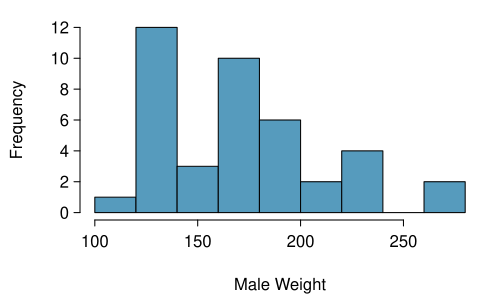

R code for this plot:
library(Hmisc)
brfss <- sasxport.get("~/Dropbox/THESIS/R scripts/brfss/CDBRFS00.XPT")
data(COL)

#create df of only columns we like
brfss.data<-cbind(brfss$x.state,brfss$age,brfss$weight,brfss$wtdesire,brfss$height,brfss$htf, brfss$hti,brfss$sex)
colnames(brfss.data)<-c("x.state","age","weight", "wtdesire", "height", "htf", "hti", "sex")
brfss.data<-as.data.frame(brfss.data)

#eliminate missing data 
brfss.df<-brfss.data[brfss.data$weight != 777 & brfss.data$weight != 999 & brfss.data$wtdesire != 777
                     & brfss.data$wtdesire != 999 & brfss.data$height!= 777 & brfss.data$height != 999 
                     & brfss.data$htf != 7 & brfss.data$htf != 9 & brfss.data$hti != 77 & brfss.data$hti != 99,]
brfss.df<-brfss.df[complete.cases(brfss.df),]

#calculate bmi
height.total<- brfss.df$htf * 12 + brfss.df$hti
weight.dif<-brfss.df$weight-brfss.df$wtdesire
bmi<-(brfss.df$weight * 703)/ (height.total^2)
brfss.df<-cbind(brfss.df,height.total,weight.dif,bmi)

# sample 40k from brfss data to use as our sample
set.seed(102)
sample.vec<-sample(1:nrow(brfss.df),size = 40,replace = FALSE)
brfss.sample<-brfss.df[sample.vec,]
######################################################
library(openintro)
data(COL)
setwd('~/OI_Biostat/oi_biostat_source/ch_inference_foundations_oi_biostat/figures/brfssMenWeight')

set.seed(102)
men <- brfss.df[which(brfss.df$sex == 1),]

men.sample.vec<-sample(1:nrow(men),size = 40,replace = FALSE)
men.brfss.sample<-brfss.df[men.sample.vec,]

myPDF('brfssMenWeight.pdf', 5, 3,
      mar = c(4, 4, 1, 1),
      mgp = c(2.7,0.55,0))

hist(men.brfss.sample$weight, main = "", xlab = "Male Weight", col = COL[1])

dev.off()

ci <- c(mean(men.brfss.sample$weight) - 2.58* sd(men.brfss.sample$weight)/sqrt(length(men.brfss.sample$weight)),
        mean(men.brfss.sample$weight) + 2.58* sd(men.brfss.sample$weight)/sqrt(length(men.brfss.sample$weight)))
